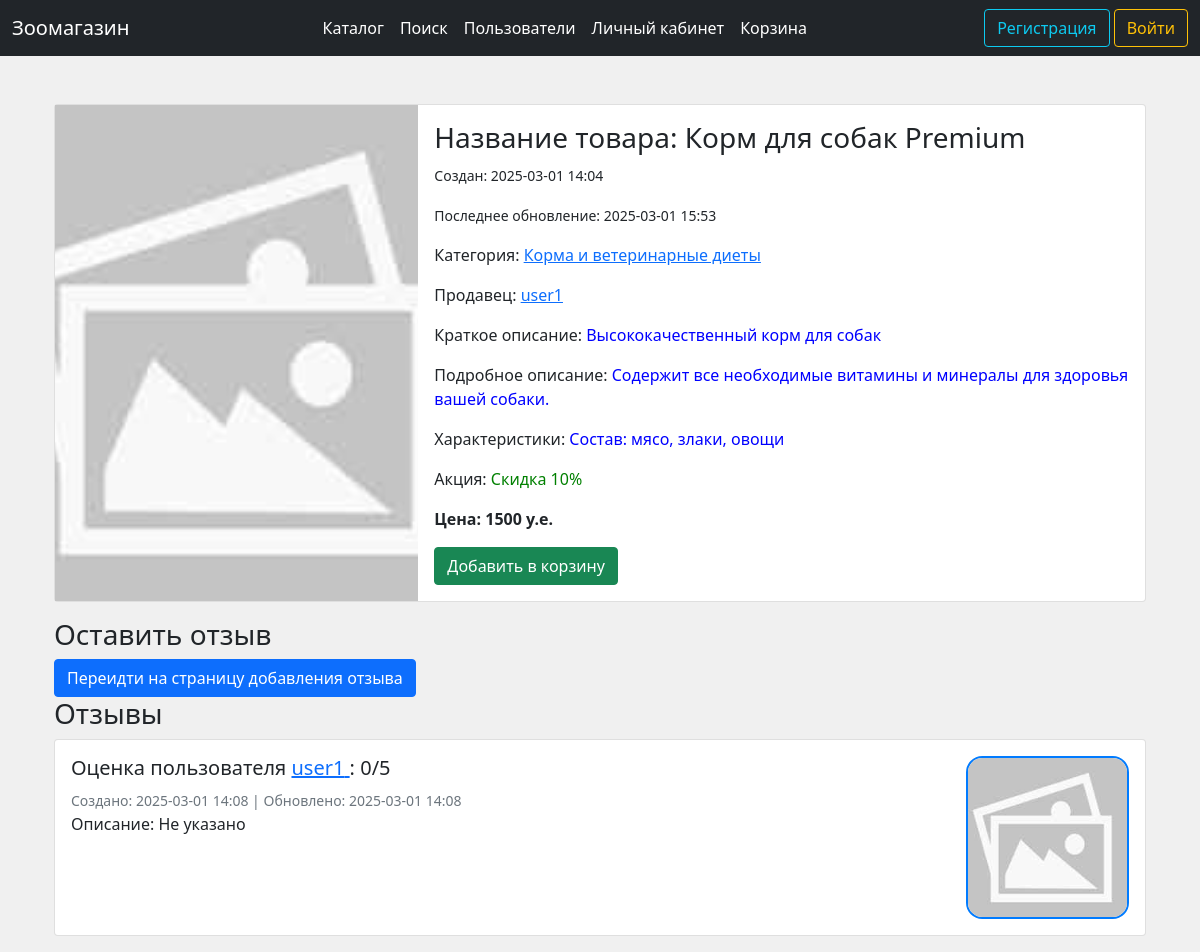
Before: /product/1 with the older database file.
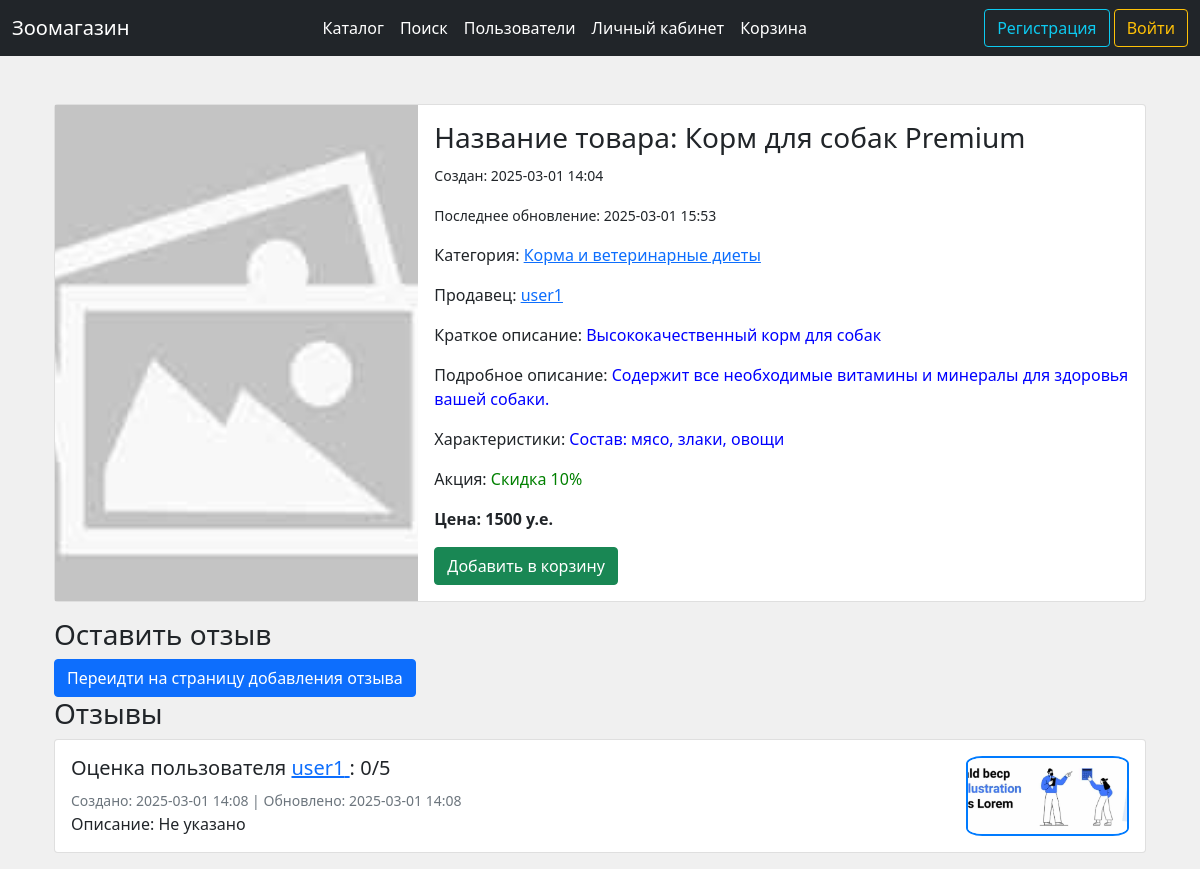
After: the same page with the newer database file.
### data/product.py (models this page shows)
class Product(SqlAlchemyBase, SerializerMixin):
    __tablename__ = 'products'
    id = sqlalchemy.Column(
        sqlalchemy.Integer, autoincrement=True,
        primary_key=True, nullable=False)
    user_id = sqlalchemy.Column(
        sqlalchemy.Integer, sqlalchemy.ForeignKey('users.id'), nullable=False)
    category_id = sqlalchemy.Column(
        sqlalchemy.Integer, sqlalchemy.ForeignKey('categories.id'), nullable=False)
    name = sqlalchemy.Column(sqlalchemy.String, default="Без названия")
    profile_img_path = sqlalchemy.Column(sqlalchemy.String, default=os.path.join('static', 'imgs', 'noimg.jpg'))
    short_description = sqlalchemy.Column(sqlalchemy.String, default="Нет данных")
    long_description = sqlalchemy.Column(sqlalchemy.String, default="Нет данных")
    specifications = sqlalchemy.Column(sqlalchemy.String, default="Нет данных")
    promo = sqlalchemy.Column(sqlalchemy.String, default="Нет")
    price = sqlalchemy.Column(sqlalchemy.Integer, default=0)
    price_title = sqlalchemy.Column(sqlalchemy.String, default="Не указана")
    time = sqlalchemy.Column(sqlalchemy.DateTime, default=datetime.now)
    last_edit_time = sqlalchemy.Column(sqlalchemy.DateTime, default=datetime.now)
    user = orm.relation('User')
    category = orm.relation('Category')

### data/category.py (models this page shows)
class Category(SqlAlchemyBase, SerializerMixin):
    __tablename__ = 'categories'
    id = sqlalchemy.Column(
        sqlalchemy.Integer, autoincrement=True, primary_key=True, nullable=False)
    name = sqlalchemy.Column(
        sqlalchemy.String, unique=True, nullable=False)

### data/user.py (models this page shows, shortened)
class User(SqlAlchemyBase, UserMixin, SerializerMixin):
    __tablename__ = 'users'
    id = sqlalchemy.Column(
        sqlalchemy.Integer, autoincrement=True,
        primary_key=True, nullable=False)
    name = sqlalchemy.Column(sqlalchemy.String, nullable=False)
    email = sqlalchemy.Column(
        sqlalchemy.String, index=True, unique=True, nullable=True)
    hashed_password = sqlalchemy.Column(
        sqlalchemy.String, nullable=False)
    role_id = sqlalchemy.Column(
        sqlalchemy.Integer, sqlalchemy.ForeignKey('roles.id'), default=2)
    balance = sqlalchemy.Column(sqlalchemy.Integer, default=0)
    about = sqlalchemy.Column(sqlalchemy.String, default="Это описание профиля пользователя. Здесь можно указать интересы и другую информацию.")
    profile_img_path = sqlalchemy.Column(sqlalchemy.String, default=os.path.join('static', 'imgs', 'noimg.jpg'))
    time = sqlalchemy.Column(sqlalchemy.DateTime, default=datetime.now)
    role = orm.relation('Role')

### data/review.py (models this page shows)
class Review(SqlAlchemyBase, SerializerMixin):
    __tablename__ = 'reviews'
    id = sqlalchemy.Column(
        sqlalchemy.Integer, autoincrement=True,
        primary_key=True, nullable=False)
    user_id = sqlalchemy.Column(
        sqlalchemy.Integer, sqlalchemy.ForeignKey('users.id'), nullable=False)
    product_id = sqlalchemy.Column(
        sqlalchemy.Integer, sqlalchemy.ForeignKey('products.id'), nullable=False)
    time = sqlalchemy.Column(sqlalchemy.DateTime, default=datetime.now)
    last_edit_time = sqlalchemy.Column(sqlalchemy.DateTime, default=datetime.now)
    score = sqlalchemy.Column(sqlalchemy.Integer, default=0)
    about = sqlalchemy.Column(sqlalchemy.String, default="Не указано")
    profile_img_path = sqlalchemy.Column(sqlalchemy.String, default='')
    user = orm.relation('User')
    category = orm.relation('Product')

### main.py (the view)
@app.route("/product/<int:product_id>", methods=['GET', 'POST'])
def product_page(product_id):
    session = db_session.create_session()
    product = session.query(Product).filter(Product.id == product_id).first()
    if not product:
        abort(404)
    category_name = session.query(Category).filter(Category.id == product.category_id).first().name
    seller = session.query(User).filter(User.id == product.user_id).first()
    seller_name = seller.name if seller else "Notfound"
    reviews = session.query(Review).filter(Review.product_id == product_id)
    reviews_users_names = [
        session.query(User).filter(User.id == elem.user_id).first().name
        for elem in reviews
    ]
    is_user_review_exists = False
    if current_user.is_authenticated and reviews.filter(Review.user_id == current_user.id).first():
        is_user_review_exists = True
    is_in_user_card = False
    if current_user.is_authenticated:
        card_entry = session.query(CardEntry).filter(
            CardEntry.product_id == product_id,
            CardEntry.user_id == current_user.id).first()
        if card_entry:
            is_in_user_card = True
    return render_template('product.html', product=product,
                           category_name=category_name, seller_name=seller_name,
                           user=current_user, reviews=reviews,
                           is_user_review_exists=is_user_review_exists,
                           is_in_user_card=is_in_user_card,
                           reviews_users_names=reviews_users_names)

### templates/product.html (shortened to what this page needs)
{% extends 'base.html' %}
{% block content %}
    <div class="container mt-5">
        <div class="card mb-3">
            <div class="row g-0">
                <div class="col-md-4">
                    <img src="/{{ product.profile_img_path }}" style="width: 100%; height: 100%; object-fit: cover;" alt="{{ product.name }}" onerror="this.src='/static/imgs/noimg.jpg'; this.alt='noimg.jpg';">
                </div>
                <div class="col-md-8">
                    <div class="card-body">
                        <h3 class="card-title">Название товара: {{ product.name }}</h3>
                        <p class="card-text"><small class="text-body-secondary">Создан: {{ product.time.strftime("%Y-%m-%d %H:%M") }}</small></p>
                        <p class="card-text"><small class="text-body-secondary">Последнее обновление: {{ product.last_edit_time.strftime("%Y-%m-%d %H:%M") }}</small></p>
                        <div>
                            <p>Категория:
                                <a href="/categories/{{ product.category_id }}">
                                    <span>{{ category_name }}</span>
                                </a>
                            </p>
                        </div>
                        <div>
                            <p>Продавец:
                                <a href="/profile/{{ product.user_id }}">
                                    <span>{{ seller_name }}</span>
                                </a>
                            </p>
                        </div>
                        <p>Краткое описание: <span style="color: blue">{{ product.short_description }}</span></p>
                        <p>Подробное описание: <span style="color: blue">{{ product.long_description }}</span></p>
                        <p>Характеристики: <span style="color: blue">{{ product.specifications }}</span></p>
                        <p>Акция: <span style="color: green">{{ product.promo }}</span></p>
                        <p class="card-text"><strong>Цена: {{ product.price }} у.е.</strong></p>
                        {% if is_in_user_card %}
                        <a href="/user_card/{{ current_user.id }}" class="btn btn-success">Переидти в корзину</a>
                        {% else %}
                        <a href="/add_to_user_card/{{ product.id }}" class="btn btn-success">Добавить в корзину</a>
                        {% endif %}
                    </div>
                </div>
            </div>
        </div>
        <h3>Оставить отзыв</h3>
        {% if not is_user_review_exists %}
        <a href="/add_review/{{ product.id }}" class="btn btn-primary">Переидти на страницу добавления отзыва</a>
        {% else %}
        <p>Вы уже оставили отзыв.</p>
        {% endif %}
        <h3>Отзывы</h3>
        {% set loop_iteration_count = namespace(value=0) %}
        {% for review in reviews %}
        <div class="card mb-3">
            <div class="card-body">
                <div class="row g-3">
                    <div class="col-sm-10">
                        <h5 class="card-title">
                            Оценка пользователя
                            <a href="/profile/{{ review.user_id }}">
                                <span>{{ reviews_users_names[loop_iteration_count.value] }}</span>
                            </a>
                            : {{ review.score }}/5
                        </h5>
                        <small class="text-muted">Создано: {{ review.time.strftime("%Y-%m-%d %H:%M") }} | Обновлено: {{ review.last_edit_time.strftime("%Y-%m-%d %H:%M") }}</small><br>
                        <p class="card-text">Описание: {{ review.about }}</p>
                    </div>
                    <div class="col-sm">
                        {% if review.profile_img_path %}
                        <a href="/{{ review.profile_img_path }}" target="_blank">
                            <img src="/{{ review.profile_img_path }}" class="img-fluid" alt="Картинка отзыва" style="width: 100%; height: 100%; object-fit: cover; border-radius: 10%; border: 2px solid #007bff;" onerror="this.src='/static/imgs/noimg.jpg'; this.alt='noimg.jpg';">
                        </a>
                        {% endif %}
                    </div>
                </div>
            </div>
        </div>
        {% set loop_iteration_count.value = loop_iteration_count.value + 1 %}
        {% else %}
        <p>Отзывов пока нет.</p>
        {% endfor %}
    </div>
{% endblock %}

### templates/base.html (shortened to what this page needs)
<!DOCTYPE html>
<html>
<head>
    <link href="https://cdn.jsdelivr.net/npm/bootstrap@5.0.0-beta1/dist/css/bootstrap.min.css"
          rel="stylesheet"
>
    {% set base_title = "Зоомагазин" %}
</head>
<body>
    <header>
        <nav class="navbar navbar-expand-lg navbar-dark bg-dark">
            <div class="container-fluid">
                <a class="navbar-brand" href="/">{{ base_title }}</a>
                <div class="collapse navbar-collapse" id="navbarSupportedContent">
                    <ul class="navbar-nav me-auto my-2 my-lg-0 navbar-nav-scroll" style="margin-left: auto;margin-right: auto;--bs-scroll-height: 100px;">
                      <li class="nav-item">
                        <a class="nav-link active" aria-current="page" href="/">Каталог</a>
                      </li>
                      <li class="nav-item">
                        <a class="nav-link active" href="/search_products">Поиск</a>
                      </li>
                      <li class="nav-item">
                        <a class="nav-link active" href="/search_users">Пользователи</a>
                      </li>
                      <li class="nav-item">
                        <a class="nav-link active" href="/user_page">Личный кабинет</a>
                      </li>
                      <li class="nav-item">
                        <a class="nav-link active" href="/to_card">Корзина</a>
                      </li>
                    </ul>
                    <form class="d-flex">
                        {% if current_user.is_authenticated %}
                        <div class="btn-group"><div>
                            <button type="button" class="btn btn-outline-primary dropdown-toggle" data-bs-toggle="dropdown" data-bs-display="static" aria-expanded="false">
                              <img src="/{{ current_user.profile_img_path }}" width="22" height="22" style="border-radius: 100px;" onerror="this.src='/static/imgs/noimg.jpg'; this.alt='noimg.jpg';">
                              {{ current_user.name }}
                            </button>
                            <ul class="dropdown-menu dropdown-menu-lg-end">
                                <li><a class="dropdown-item" type="button" href="/profile/{{ current_user.id }}">
                                    <svg xmlns="http://www.w3.org/2000/svg" width="16" height="16" fill="currentColor" class="bi bi-person-fill" viewBox="0 0 16 16">
                                        <path d="M3 14s-1 0-1-1 1-4 6-4 6 3 6 4-1 1-1 1H3zm5-6a3 3 0 1 0 0-6 3 3 0 0 0 0 6z"/>
                                    </svg>
                                    Профиль
                                </a></li>
                                <li><a class="dropdown-item" type="button" href="/edit_profile/{{ current_user.id }}">
                                    <svg xmlns="http://www.w3.org/2000/svg" width="16" height="16" fill="currentColor" class="bi bi-person-bounding-box" viewBox="0 0 16 16">
                                        <path d="M1.5 1a.5.5 0 0 0-.5.5v3a.5.5 0 0 1-1 0v-3A1.5 1.5 0 0 1 1.5 0h3a.5.5 0 0 1 0 1h-3zM11 .5a.5.5 0 0 1 .5-.5h3A1.5 1.5 0 0 1 16 1.5v3a.5.5 0 0 1-1 0v-3a.5.5 0 0 0-.5-.5h-3a.5.5 0 0 1-.5-.5zM.5 11a.5.5 0 0 1 .5.5v3a.5.5 0 0 0 .5.5h3a.5.5 0 0 1 0 1h-3A1.5 1.5 0 0 1 0 14.5v-3a.5.5 0 0 1 .5-.5zm15 0a.5.5 0 0 1 .5.5v3a1.5 1.5 0 0 1-1.5 1.5h-3a.5.5 0 0 1 0-1h3a.5.5 0 0 0 .5-.5v-3a.5.5 0 0 1 .5-.5z"/>
                                        <path d="M3 14s-1 0-1-1 1-4 6-4 6 3 6 4-1 1-1 1H3zm8-9a3 3 0 1 1-6 0 3 3 0 0 1 6 0z"/>
                                    </svg>
                                    Редактировать профиль
                                </a></li>
                                <li><a class="dropdown-item" type="button" href="/to_card">
                                    <svg xmlns="http://www.w3.org/2000/svg" width="16" height="16" fill="currentColor" class="bi bi-journal-text" viewBox="0 0 16 16">
                                        <path d="M5 10.5a.5.5 0 0 1 .5-.5h2a.5.5 0 0 1 0 1h-2a.5.5 0 0 1-.5-.5zm0-2a.5.5 0 0 1 .5-.5h5a.5.5 0 0 1 0 1h-5a.5.5 0 0 1-.5-.5zm0-2a.5.5 0 0 1 .5-.5h5a.5.5 0 0 1 0 1h-5a.5.5 0 0 1-.5-.5zm0-2a.5.5 0 0 1 .5-.5h5a.5.5 0 0 1 0 1h-5a.5.5 0 0 1-.5-.5z"/>
                                        <path d="M3 0h10a2 2 0 0 1 2 2v12a2 2 0 0 1-2 2H3a2 2 0 0 1-2-2v-1h1v1a1 1 0 0 0 1 1h10a1 1 0 0 0 1-1V2a1 1 0 0 0-1-1H3a1 1 0 0 0-1 1v1H1V2a2 2 0 0 1 2-2z"/>
                                        <path d="M1 5v-.5a.5.5 0 0 1 1 0V5h.5a.5.5 0 0 1 0 1h-2a.5.5 0 0 1 0-1H1zm0 3v-.5a.5.5 0 0 1 1 0V8h.5a.5.5 0 0 1 0 1h-2a.5.5 0 0 1 0-1H1zm0 3v-.5a.5.5 0 0 1 1 0v.5h.5a.5.5 0 0 1 0 1h-2a.5.5 0 0 1 0-1H1z"/>
                                    </svg>
                                    Моя корзина
                                </a></li>
                                <li><a class="dropdown-item" type="button" href="/user_orders">
                                    <svg xmlns="http://www.w3.org/2000/svg" width="16" height="16" fill="currentColor" class="bi bi-journal-text" viewBox="0 0 16 16">
                                        <path d="M5 10.5a.5.5 0 0 1 .5-.5h2a.5.5 0 0 1 0 1h-2a.5.5 0 0 1-.5-.5zm0-2a.5.5 0 0 1 .5-.5h5a.5.5 0 0 1 0 1h-5a.5.5 0 0 1-.5-.5zm0-2a.5.5 0 0 1 .5-.5h5a.5.5 0 0 1 0 1h-5a.5.5 0 0 1-.5-.5zm0-2a.5.5 0 0 1 .5-.5h5a.5.5 0 0 1 0 1h-5a.5.5 0 0 1-.5-.5z"/>
                                        <path d="M3 0h10a2 2 0 0 1 2 2v12a2 2 0 0 1-2 2H3a2 2 0 0 1-2-2v-1h1v1a1 1 0 0 0 1 1h10a1 1 0 0 0 1-1V2a1 1 0 0 0-1-1H3a1 1 0 0 0-1 1v1H1V2a2 2 0 0 1 2-2z"/>
                                        <path d="M1 5v-.5a.5.5 0 0 1 1 0V5h.5a.5.5 0 0 1 0 1h-2a.5.5 0 0 1 0-1H1zm0 3v-.5a.5.5 0 0 1 1 0V8h.5a.5.5 0 0 1 0 1h-2a.5.5 0 0 1 0-1H1zm0 3v-.5a.5.5 0 0 1 1 0v.5h.5a.5.5 0 0 1 0 1h-2a.5.5 0 0 1 0-1H1z"/>
                                    </svg>
                                    Мои заказы
                                </a></li>
                                <li><a class="btn btn-outline-warning header-btn dropdown-item" type="button" href="/logout">
                                    <svg xmlns="http://www.w3.org/2000/svg" width="16" height="16" fill="currentColor" class="bi bi-reply-fill" viewBox="0 0 16 16">
                                        <path d="M5.921 11.9L1.353 8.62a.719.719 0 0 1 0-1.238L5.921 4.1A.716.716 0 0 1 7 4.719V6c1.5 0 6 0 7 8-2.5-4.5-7-4-7-4v1.281c0 .56-.606.898-1.079.62z"/>
                                    </svg>
                                    Выйти из аккаунта
                                </a></li>
                            </ul>
                        </div></div>
                        {% else %}
                        <div>
                            <a class="btn btn-outline-info" href="/register">Регистрация</a>
                            <a class="btn btn-outline-warning" href="/login">Войти</a>
                        </div>
                        {% endif %}
                    </form>
                </div>
            </div>
        </nav>
    </header>
    <main role="main" class="container">
        {% block content %}{% endblock %}
    </main>
</body>
</html>

Changed rows visible on the page:
changed Review "Не указано": profile_img_path: a different picture
